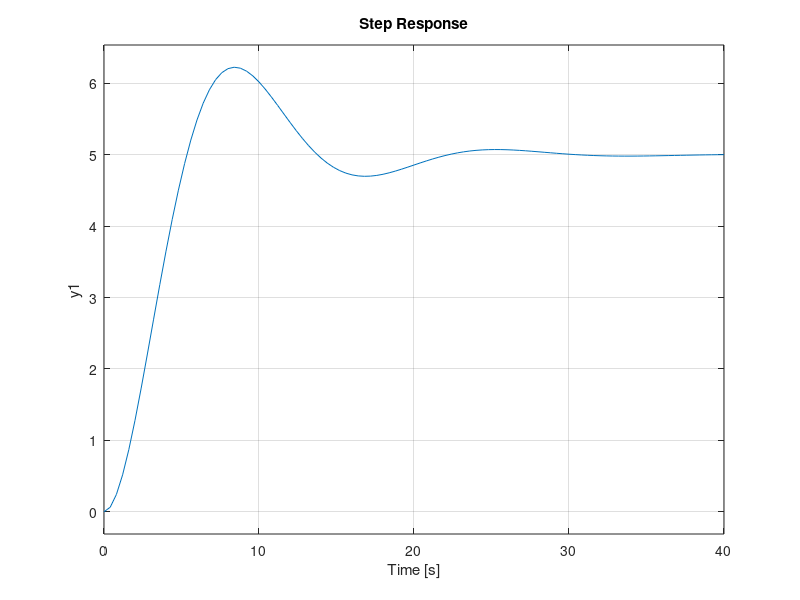
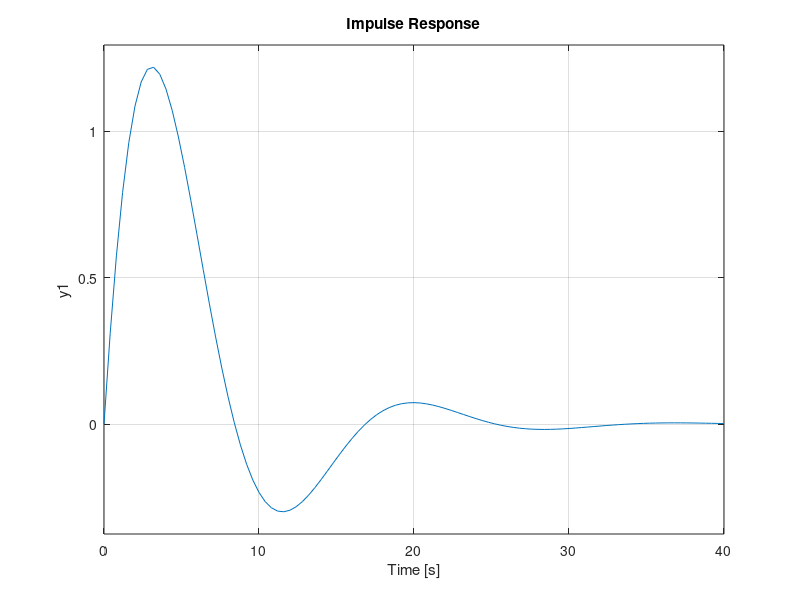
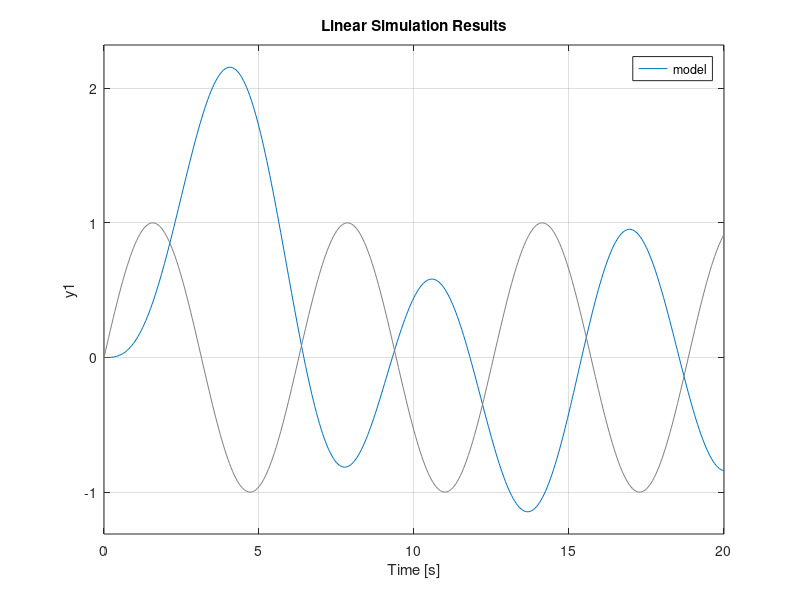

MATLAB code to generate these figures, in order:
close all

t = 0:0.05:20;

y1 = sin(t);

y2 = sin(t*2) + sin(t*3);

model = tf(5, [6 2 1]);

P = 1 ;
I = 1 ;
D = 4 ;

figure;
step(model)

figure;
impulse(model)

figure;
lsim(model, y1, t);


input.time = t';
input.signals.values = y1';
input.signals.dimensions = 1;


